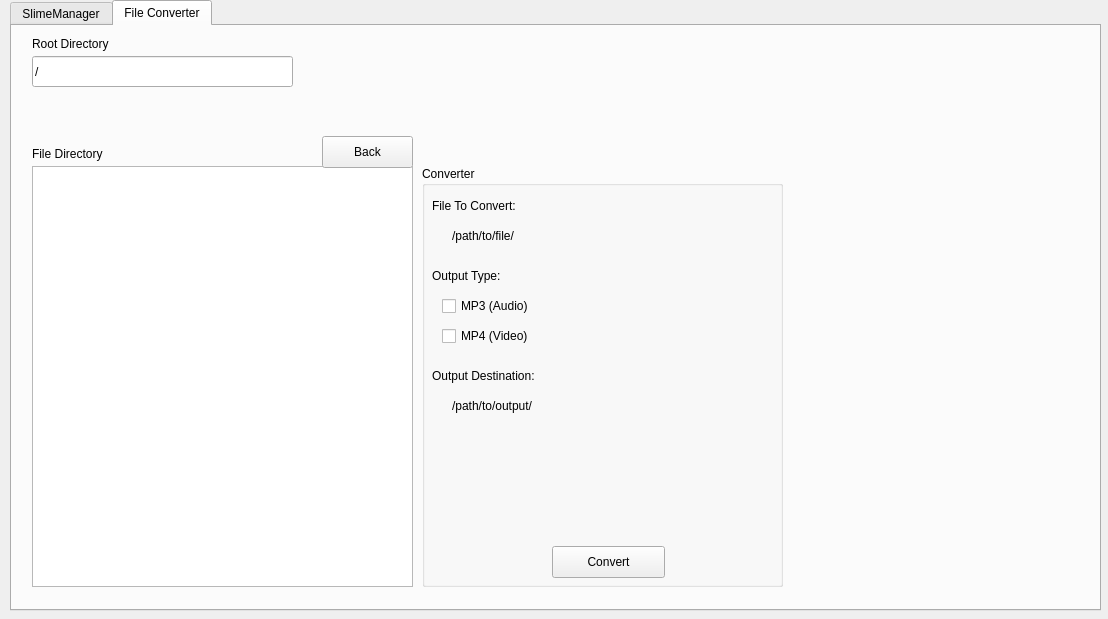
<?xml version="1.0" encoding="UTF-8"?>
<ui version="4.0">
 <class>SlimeManager</class>
 <widget class="QDialog" name="SlimeManager">
  <property name="geometry">
   <rect>
    <x>0</x>
    <y>0</y>
    <width>1108</width>
    <height>619</height>
   </rect>
  </property>
  <property name="sizePolicy">
   <sizepolicy hsizetype="Expanding" vsizetype="Expanding">
    <horstretch>0</horstretch>
    <verstretch>0</verstretch>
   </sizepolicy>
  </property>
  <property name="windowTitle">
   <string>SlimeManager</string>
  </property>
  <widget class="QTabWidget" name="SlimeManager_2">
   <property name="geometry">
    <rect>
     <x>10</x>
     <y>0</y>
     <width>1091</width>
     <height>611</height>
    </rect>
   </property>
   <property name="currentIndex">
    <number>1</number>
   </property>
   <widget class="QWidget" name="SlimeManager">
    <attribute name="title">
     <string>SlimeManager</string>
    </attribute>
    <widget class="QFrame" name="frame">
     <property name="geometry">
      <rect>
       <x>20</x>
       <y>10</y>
       <width>1061</width>
       <height>581</height>
      </rect>
     </property>
     <property name="sizePolicy">
      <sizepolicy hsizetype="Maximum" vsizetype="Maximum">
       <horstretch>0</horstretch>
       <verstretch>0</verstretch>
      </sizepolicy>
     </property>
     <property name="frameShape">
      <enum>QFrame::StyledPanel</enum>
     </property>
     <property name="frameShadow">
      <enum>QFrame::Raised</enum>
     </property>
     <widget class="QPushButton" name="btnAddUrlToQueue">
      <property name="geometry">
       <rect>
        <x>90</x>
        <y>60</y>
        <width>121</width>
        <height>32</height>
       </rect>
      </property>
      <property name="text">
       <string>Download</string>
      </property>
     </widget>
     <widget class="QLabel" name="label_5">
      <property name="geometry">
       <rect>
        <x>740</x>
        <y>10</y>
        <width>121</width>
        <height>16</height>
       </rect>
      </property>
      <property name="text">
       <string>Mixxx Folder</string>
      </property>
     </widget>
     <widget class="QLabel" name="label">
      <property name="geometry">
       <rect>
        <x>10</x>
        <y>20</y>
        <width>60</width>
        <height>16</height>
       </rect>
      </property>
      <property name="text">
       <string>Add URL</string>
      </property>
     </widget>
     <widget class="QLineEdit" name="editAddUrl">
      <property name="geometry">
       <rect>
        <x>90</x>
        <y>10</y>
        <width>631</width>
        <height>51</height>
       </rect>
      </property>
     </widget>
     <widget class="QLineEdit" name="editFinalDirectory">
      <property name="geometry">
       <rect>
        <x>740</x>
        <y>30</y>
        <width>261</width>
        <height>31</height>
       </rect>
      </property>
      <property name="text">
       <string>/Users/chazzromeo/ChazzCoin/mixxx</string>
      </property>
     </widget>
     <widget class="QListWidget" name="listUrlInQueue">
      <property name="geometry">
       <rect>
        <x>10</x>
        <y>130</y>
        <width>271</width>
        <height>421</height>
       </rect>
      </property>
     </widget>
     <widget class="QListWidget" name="listFinalDirectory">
      <property name="geometry">
       <rect>
        <x>660</x>
        <y>130</y>
        <width>381</width>
        <height>421</height>
       </rect>
      </property>
     </widget>
     <widget class="Line" name="line">
      <property name="geometry">
       <rect>
        <x>290</x>
        <y>310</y>
        <width>41</width>
        <height>16</height>
       </rect>
      </property>
      <property name="orientation">
       <enum>Qt::Horizontal</enum>
      </property>
     </widget>
     <widget class="QListWidget" name="listUrlDownloaded">
      <property name="geometry">
       <rect>
        <x>340</x>
        <y>130</y>
        <width>261</width>
        <height>421</height>
       </rect>
      </property>
     </widget>
     <widget class="QPushButton" name="btnRefreshFolders">
      <property name="geometry">
       <rect>
        <x>910</x>
        <y>100</y>
        <width>131</width>
        <height>32</height>
       </rect>
      </property>
      <property name="text">
       <string>Refresh Folders</string>
      </property>
     </widget>
     <widget class="QLabel" name="label_4">
      <property name="geometry">
       <rect>
        <x>660</x>
        <y>110</y>
        <width>171</width>
        <height>16</height>
       </rect>
      </property>
      <property name="text">
       <string>In Mixxx Folder</string>
      </property>
     </widget>
     <widget class="Line" name="line_2">
      <property name="geometry">
       <rect>
        <x>610</x>
        <y>310</y>
        <width>41</width>
        <height>16</height>
       </rect>
      </property>
      <property name="orientation">
       <enum>Qt::Horizontal</enum>
      </property>
     </widget>
     <widget class="QLabel" name="label_3">
      <property name="geometry">
       <rect>
        <x>340</x>
        <y>110</y>
        <width>171</width>
        <height>16</height>
       </rect>
      </property>
      <property name="text">
       <string>Downloaded / Complete</string>
      </property>
     </widget>
     <widget class="QLabel" name="label_2">
      <property name="geometry">
       <rect>
        <x>10</x>
        <y>110</y>
        <width>60</width>
        <height>16</height>
       </rect>
      </property>
      <property name="text">
       <string>In-Queue</string>
      </property>
     </widget>
     <widget class="QPushButton" name="btnMoveToFinalDirectory">
      <property name="geometry">
       <rect>
        <x>490</x>
        <y>100</y>
        <width>121</width>
        <height>32</height>
       </rect>
      </property>
      <property name="text">
       <string>Move to Mixxx</string>
      </property>
     </widget>
    </widget>
   </widget>
   <widget class="QWidget" name="Converter">
    <attribute name="title">
     <string>File Converter</string>
    </attribute>
    <widget class="QLabel" name="label_6">
     <property name="geometry">
      <rect>
       <x>20</x>
       <y>10</y>
       <width>121</width>
       <height>16</height>
      </rect>
     </property>
     <property name="text">
      <string>Root Directory</string>
     </property>
    </widget>
    <widget class="QListWidget" name="listConvertExploreFiles">
     <property name="geometry">
      <rect>
       <x>20</x>
       <y>140</y>
       <width>381</width>
       <height>421</height>
      </rect>
     </property>
    </widget>
    <widget class="QLabel" name="label_7">
     <property name="geometry">
      <rect>
       <x>20</x>
       <y>120</y>
       <width>171</width>
       <height>16</height>
      </rect>
     </property>
     <property name="text">
      <string>File Directory</string>
     </property>
    </widget>
    <widget class="QLineEdit" name="editConvertRootDirectory">
     <property name="geometry">
      <rect>
       <x>20</x>
       <y>30</y>
       <width>261</width>
       <height>31</height>
      </rect>
     </property>
     <property name="text">
      <string>/</string>
     </property>
    </widget>
    <widget class="QPushButton" name="btnConvertListBack">
     <property name="geometry">
      <rect>
       <x>310</x>
       <y>110</y>
       <width>91</width>
       <height>32</height>
      </rect>
     </property>
     <property name="text">
      <string>Back</string>
     </property>
    </widget>
    <widget class="QGroupBox" name="groupConverter">
     <property name="geometry">
      <rect>
       <x>410</x>
       <y>140</y>
       <width>361</width>
       <height>421</height>
      </rect>
     </property>
     <property name="title">
      <string>Converter</string>
     </property>
     <widget class="QCheckBox" name="toggleConvertMP3">
      <property name="geometry">
       <rect>
        <x>20</x>
        <y>130</y>
        <width>111</width>
        <height>20</height>
       </rect>
      </property>
      <property name="text">
       <string>MP3 (Audio)</string>
      </property>
     </widget>
     <widget class="QCheckBox" name="toggleConvertMP4">
      <property name="geometry">
       <rect>
        <x>20</x>
        <y>160</y>
        <width>101</width>
        <height>20</height>
       </rect>
      </property>
      <property name="text">
       <string>MP4 (Video)</string>
      </property>
     </widget>
     <widget class="QLabel" name="lblInputPath">
      <property name="geometry">
       <rect>
        <x>30</x>
        <y>60</y>
        <width>311</width>
        <height>20</height>
       </rect>
      </property>
      <property name="text">
       <string>/path/to/file/</string>
      </property>
     </widget>
     <widget class="QLabel" name="label_9">
      <property name="geometry">
       <rect>
        <x>10</x>
        <y>30</y>
        <width>101</width>
        <height>20</height>
       </rect>
      </property>
      <property name="text">
       <string>File To Convert:</string>
      </property>
     </widget>
     <widget class="QPushButton" name="btnConvert">
      <property name="geometry">
       <rect>
        <x>130</x>
        <y>380</y>
        <width>113</width>
        <height>32</height>
       </rect>
      </property>
      <property name="text">
       <string>Convert</string>
      </property>
     </widget>
     <widget class="QLabel" name="label_10">
      <property name="geometry">
       <rect>
        <x>10</x>
        <y>100</y>
        <width>101</width>
        <height>20</height>
       </rect>
      </property>
      <property name="text">
       <string>Output Type:</string>
      </property>
     </widget>
     <widget class="QLabel" name="label_11">
      <property name="geometry">
       <rect>
        <x>10</x>
        <y>200</y>
        <width>131</width>
        <height>20</height>
       </rect>
      </property>
      <property name="text">
       <string>Output Destination:</string>
      </property>
     </widget>
     <widget class="QLabel" name="lblOutputPath">
      <property name="geometry">
       <rect>
        <x>30</x>
        <y>230</y>
        <width>311</width>
        <height>20</height>
       </rect>
      </property>
      <property name="text">
       <string>/path/to/output/</string>
      </property>
     </widget>
    </widget>
   </widget>
  </widget>
 </widget>
 <resources/>
 <connections/>
</ui>
